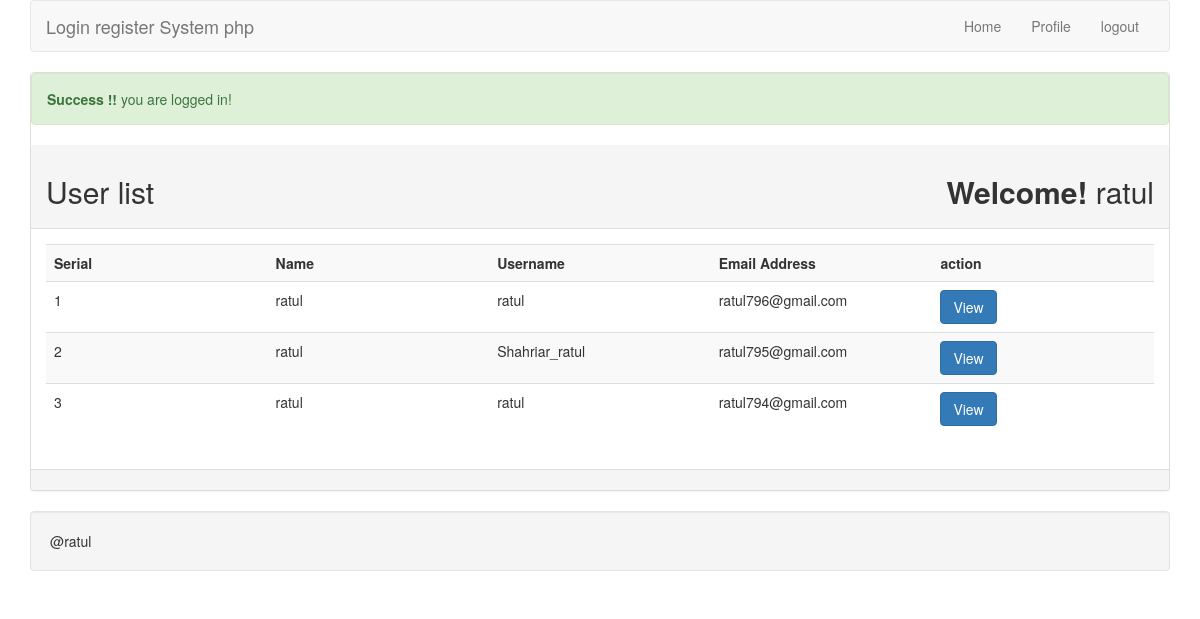
Page /index.php (signed in) on the committed database.
### tables this page shows
CREATE TABLE IF NOT EXISTS `tbl_user` (
  `id` int(11) NOT NULL AUTO_INCREMENT,
  `name` varchar(255) NOT NULL,
  `username` varchar(255) NOT NULL,
  `email` varchar(255) NOT NULL,
  `password` varchar(255) NOT NULL,
  PRIMARY KEY (`id`)
);

### lib/Session.php (called while the page is built, shortened)
<?php
class Session{
    public static function get($key){
      if(isset($_SESSION[$key])){
        return $_SESSION[$key];
      }else{
        return false;
      }
    }
}
 ?>

### lib/User.php (called while the page is built, shortened)
<?php
include_once 'Session.php';
include 'Database.php';
class User{
    private $db;
    public function __construct(){
        $this->db=new Database();
    }
    public function getUserData(){
      $sql = "SELECT * FROM tbl_user ORDER BY id DESC";
      $query = $this->db->pdo->prepare($sql);
      $query->execute();
      $result = $query->fetchAll();
      return $result;
    }
}
 ?>

### lib/Database.php (called while the page is built)
<?php
class Database{
  private $hostdb = "localhost";
  private $userdb = "root";
  private $passdb = "";
  private $namedb = "raw_php_login";
  public $pdo;
    public function __construct(){
      if(!isset($this->pdo)){
        try{
          $link= new PDO("mysql:host=".$this->hostdb.";dbname=".$this->namedb,$this->userdb,$this->passdb);
          $link->setAttribute(PDO::ATTR_ERRMODE, PDO::ERRMODE_EXCEPTION);
          $link->exec("SET CHARACTER SET utf8");
          $this->pdo =$link;
        }catch(PDOException $e){
            die("fail to connect with database".$e->getMessage());
        }
      }
    }
}
 ?>

### index.php (the view, shortened to what this page needs)
<?php
  include 'lib/user.php';
  include 'inc/file/header.php';
?>
      <div class="panel panel-default">
        <?php
           $loginmsg = Session::get("loginmsg");
            if(isset($loginmsg)){
            echo $loginmsg;
          }
        ?>
          <div class="panel-heading">
            <h2>User list <span class="pull-right"> <strong>Welcome! </strong>
              <?php
                  $name =Session::get("username");
                  if(isset($name)){
                      echo $name;
                  }
               ?>
            </span> </h2>
          </div>
          <div class="panel-body">
            <table class="table table-striped">
                <tr>
                  <th width="20%">Serial</th>
                  <th width="20%">Name</th>
                  <th width="20%">Username</th>
                  <th width="20%">Email Address</th>
                  <th width="20%">action </th>
                </tr>
                <?php
                          $user=new User();
                          $userdata=$user->getUserData();
                          if($userdata){
                            $i=0;
                            foreach ($userdata as $sdata) {
                              $i++;
                 ?>
                <tr>
                  <td><?php echo $i ?></td>
                  <td><?php echo $sdata['name'] ?></td>
                  <td><?php echo $sdata['username'] ?></td>
                  <td><?php echo $sdata['email'] ?></td>
                  <td>
                    <a class="btn btn-primary" href="profile.php?id=<?php echo $sdata['id'] ?>">View</a>
                  </td>
                </tr>
            <?php
              }
          } else{?>
            <tr>
              <td colspan="5"><h2>NO user data found .......</h2></td>
      <?php } ?>
            </table>
          </div>
          <div class="panel-footer">
          </div>
      </div>
<?php include 'inc/file/footer.php'; ?>

### inc/file/header.php (shortened to what this page needs)
<?php
  $filepath = realpath(dirname(__FILE__));
  include_once $filepath.'/../../lib/Session.php';
 ?>
<!DOCTYPE html>
<html lang="en">
  <head>
     <link rel="stylesheet" href="https://maxcdn.bootstrapcdn.com/bootstrap/3.3.5/css/bootstrap.min.css">
     <link rel="stylesheet" href="https://maxcdn.bootstrapcdn.com/font-awesome/4.4.0/css/font-awesome.min.css">
  </head>
  <body>
    <div class="container">
       <nav class="navbar navbar-default">
        <div class="container-fluid">
          <div class="navbar-header">
            <a class="navbar-brand" href="index.php">Login register System php</a>
          </div>
          <ul class="nav navbar-nav pull-right">
            <?php
              $id= Session::get("id");
              $userlogin=Session::get("login");
              if($userlogin == true ){
             ?>
             <li> <a href="index.php">Home</a> </li>
            <li> <a href="profile.php?id=<?php echo $id ?>">Profile</a> </li>
            <li> <a href="?action=logout">logout</a> </li>
          <?php }else{
             ?>
             <li> <a href="login.php">Login</a> </li>
            <li> <a href="register.php">Register</a> </li>
          <?php } ?>
          </ul>
        </div>
      </nav>

### inc/file/footer.php
      <div class="well">
        @ratul
      </div>
    </div>
  </body>
</html>

### rows in the picture
tbl_user: name "ratul", username "ratul", email "ratul796@gmail.com"
tbl_user: name "ratul", username "Shahriar_ratul", email "ratul795@gmail.com"
tbl_user: name "ratul", username "ratul", email "ratul794@gmail.com"

### other values in the picture
$loginmsg "Success !! you are logged in!"
$name "ratul"
